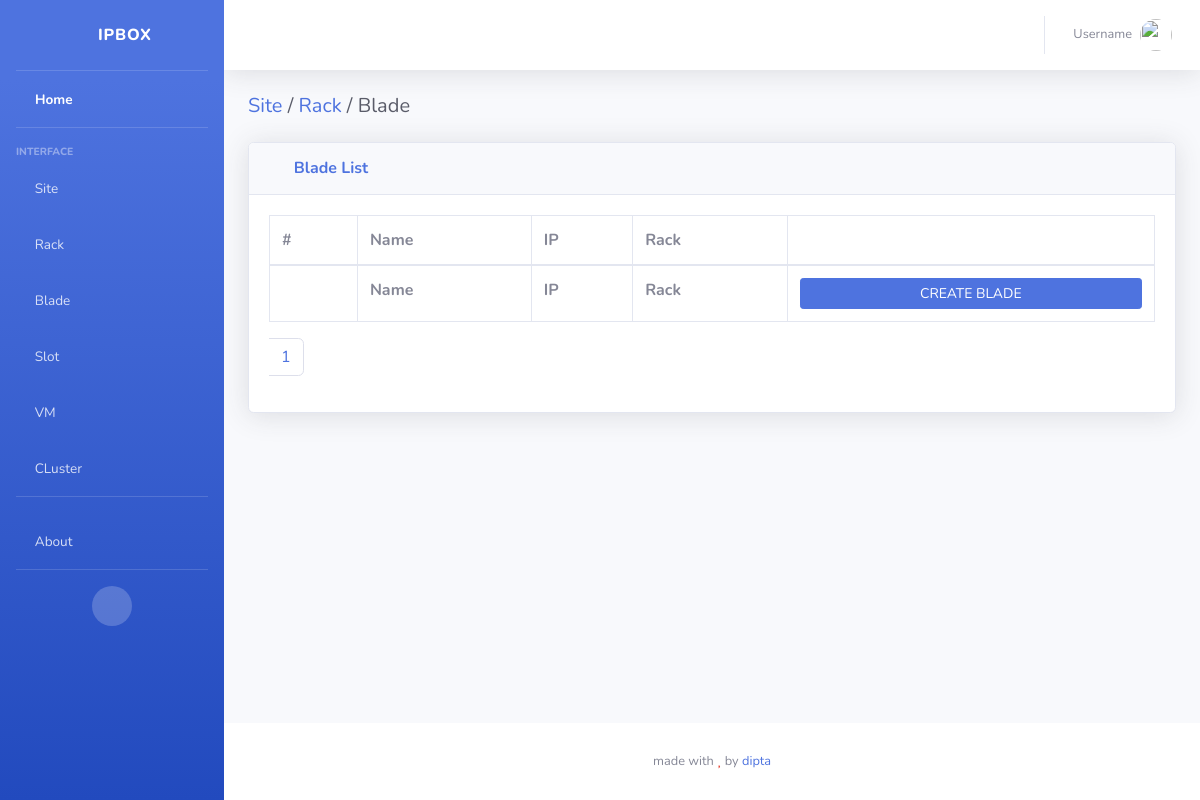
The app's page /blades/, older data.
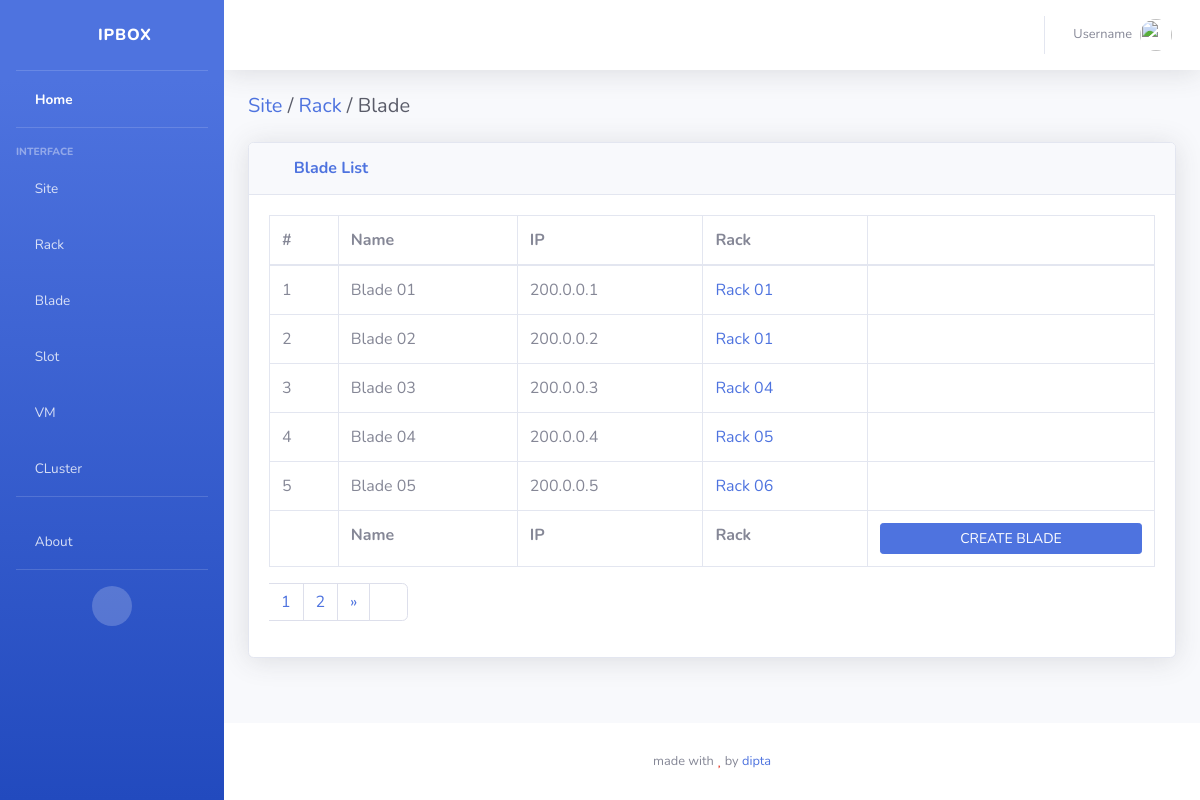
The same page, newer data.
### bladeapp/models.py (models this page shows, shortened)
class Blade(models.Model):
  name    = models.CharField(max_length=128)
  ip      = models.GenericIPAddressField()
  rack    = models.ForeignKey(Rack, related_name="blades", on_delete=models.CASCADE)
  class Meta:
    verbose_name_plural = "Blades"

### rackapp/models.py (models this page shows, shortened)
class Rack(models.Model):
  name  = models.CharField(max_length=128)
  ip    = models.GenericIPAddressField()
  site  = models.ForeignKey(Site, related_name="racks", on_delete=models.CASCADE)
  class Meta:
    verbose_name_plural = "Racks"

### bladeapp/views.py (the view)
# urls.py: path('', views.bladeList, name="blades"),
def bladeList(request):
  dataPerPage = 5
  pageNum = request.GET.get('page', 1)
  blades = Blade.objects.all()
  p = Paginator(blades, dataPerPage)
  page_obj = p.page(pageNum)
  context = {
    'page_obj': page_obj,
  }
  return render(request, 'bladeapp/blades.html', context)

### bladeapp/templates/bladeapp/blades.html
{% extends 'sbadmin/base.html' %}{% load static %} {% block content %}
<div class="d-sm-flex align-items-center justify-content-between mb-4">
  <h1 class="h5 mb-0 text-gray-800">
    <a href="{% url 'siteapp:sites' %}">Site<a/> /
    <a href="{% url 'rackapp:racks' %}">Rack<a/> / Blade
  </h1>
</div>
<div class="card shadow mb-4">
  <div class="card-header py-3">
    <h6 class="m-0 font-weight-bold text-primary"><i class="fas fa-table mr-2"></i> Blade List</h6>
  </div>
  <div class="card-body">
    <div class="table-responsive">
      <table
        class="table table-bordered"
        id="dataTable"
        width="100%"
        cellspacing="0"
      >
        <thead>
          <tr>
            <th>#</th>
            <th>Name</th>
            <th>IP</th>
            <th>Rack</th>
            <th></th>
          </tr>
        </thead>
        <tfoot>
          <tr>
            <th></th>
            <th>Name</th>
            <th>IP</th>
            <th>Rack</th>
            <th>
              <a href="#"
                class="btn btn-primary btn-sm btn-block">CREATE BLADE</a>
            </th>
          </tr>
        </tfoot>
        <tbody>
          {% for blade in page_obj %}
          <tr>
            <td>{{ forloop.counter }}</td>
            <td>{{ blade.name }}</td>
            <td>{{ blade.ip }}</td>
            <td>
              <a href="{% url 'rackapp:rack_query' blade.rack.id %}"
                class="text-primary">
                {{ blade.rack.name }}
              </a>
            </td>
            <td class="text-center">
              <a href="#"
                class="text-info mr-4" title="edit">
                <i class="fas fa-edit"></i>
              </a>
              <a href="#" class="text-danger ml-4" title="delete">
                <i class="fas fa-trash-alt"></i>
              </a>
            </td>
          </tr>
          {% endfor %}
        </tbody>
      </table>
      {% include 'core/pagination.html' %}
    </div>
  </div>
</div>
{% endblock content %}

Row changes from the older to the newer data that the page shows:
added Blade: name "Blade 01", ip "200.0.0.1", rack.name "Rack 01"
added Blade: name "Blade 02", ip "200.0.0.2", rack.name "Rack 01"
added Blade: name "Blade 03", ip "200.0.0.3", rack.name "Rack 04"
added Blade: name "Blade 04", ip "200.0.0.4", rack.name "Rack 05"
added Blade: name "Blade 05", ip "200.0.0.5", rack.name "Rack 06"
Text that changed along with them:
new list line: "2"
